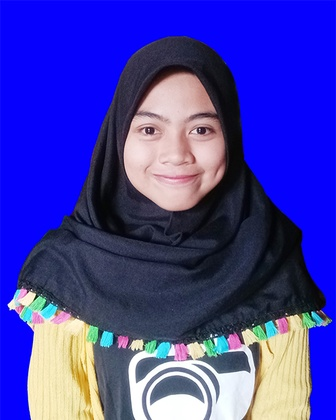
%> input picture NuranisaRamli.jpg, 336 x 420 px, shrunk from 500 x 625 before the run
$ octave OperasiGeometriCitra.m   (GNU Octave 9; MATLAB toolbox functions it lacks are replaced by stand-ins)
%> lines starting %> are read from the running program, lines starting %| are printed output that depends on the picture; in (x1, y1, x2, y2) boxes, pixels count from 0 and x2, y2 are one past the last pixel; in counts of white or black regions, pixels touching at a corner belong together; the program's own positions count from 1
a = imread ('NuranisaRamli.jpg');
%> a is the input picture: size 420x336x3 uint8; mean R, G, B 65, 61.2, 168.6
gray_a = rgb2gray(a);
biner_a = imbinarize (gray_a);
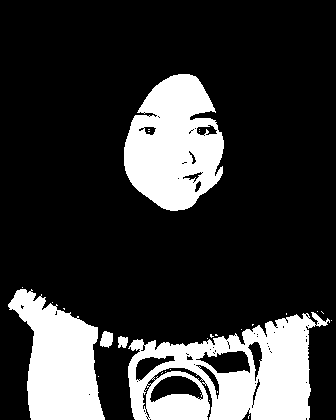
%> biner_a: size 420x336 logical; 21.4% white; 29 white regions (24 under 20 px), largest, box (x1, y1, x2, y2) and area: (128, 312, 330, 420) 12477, (124, 74, 224, 211) 9580, (8, 289, 105, 420) 7840, (100, 331, 113, 348) 167, (118, 336, 128, 348) 97
b = imread ('alam.jpeg');
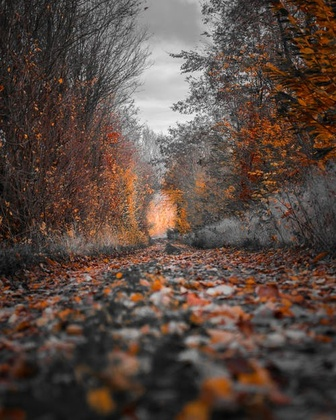
%> input picture alam.jpeg, 336 x 420 px, shrunk from 500 x 625 before the run
%> b is the input picture: size 420x336x3 uint8; mean R, G, B 89.3, 73.5, 65.7
gray_b = rgb2gray(b);
biner_b = imbinarize (gray_b);
%> biner_b: size 420x336 logical; 27.5% white; 1113 white regions (1049 under 20 px), largest, box (x1, y1, x2, y2) and area: (56, 0, 306, 352) 29888, (198, 210, 259, 242) 632, (180, 347, 230, 387) 536

%Operasi Penjumlahan Citra
Penj_1 = imadd (b,a);
figure (1);
subplot(2,3,1), imshow(a);
title('Asli')
subplot(2,3,2), imshow(b);
title('Alam')
subplot(2,3,3), imshow(Penj_1);
title('Asli + Alam')

Penj_2 = imadd (gray_a,gray_b);
figure (1);
subplot(2,3,4), imshow(gray_a);
title('Keabuan')
subplot(2,3,5), imshow(gray_b);
title('Alam Abu')
subplot(2,3,6), imshow(Penj_2);
title('Keabuan + Alam Abu')

%Operasi Pengurangan Citra
Peng_1 = imsubtract (a,b);
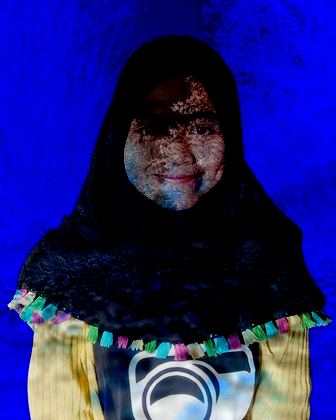
%> Peng_1: size 420x336x3 uint8; mean R, G, B 28.8, 29.9, 114.1
figure (2);
subplot(2,3,1), imshow(a);
title('Asli')
subplot(2,3,2), imshow(b);
title('Alam')
subplot(2,3,3), imshow(Peng_1);
title('Asli - Alam')

Peng_2 = imsubtract (gray_a,gray_b);
figure (2);
subplot(2,3,4), imshow(gray_a);
title('Keabuan')
subplot(2,3,5), imshow(gray_b);
title('Alam Abu')
subplot(2,3,6), imshow(Peng_2);
title('Keabuan - Alam Abu')

%Operasi Perkalian Citra
Per_1 = immultiply (a,b);
figure (3);
subplot(2,3,1), imshow(a);
title('Asli')
subplot(2,3,2), imshow(b);
title('Alam')
subplot(2,3,3), imshow(Per_1);
title('Asli x Alam')

Per_2 = immultiply (gray_a,gray_b);
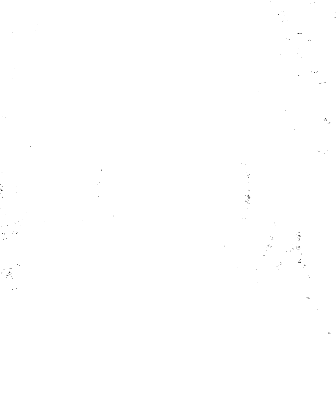
%> Per_2: size 420x336 uint8; min 31, max 255, mean 254.9
figure (3);
subplot(2,3,4), imshow(gray_a);
title('Keabuan')
subplot(2,3,5), imshow(gray_b);
title('Alam Abu')
subplot(2,3,6), imshow(Per_2);
title('Keabuan x Alam Abu')

%Operasi Pembagian Citra
Pem_1 = imdivide(a,b);
figure (4);
subplot(2,3,1), imshow(a);
title('Asli')
subplot(2,3,2), imshow(b);
title('Alam')
subplot(2,3,3), imshow(Pem_1);
title('Asli/Alam')

Pem_2 = imdivide (gray_a,gray_b);
figure (4);
subplot(2,3,4), imshow(gray_a);
title('Keabuan')
subplot(2,3,5), imshow(gray_b);
title('Alam Abu')
subplot(2,3,6), imshow(Pem_2);
title('Keabuan/Alam Abu')

%Operasi Logika
%AND/NAND
AandB = and (biner_a, biner_b);
%> AandB: size 420x336 logical; 7.1% white; 85 white regions (71 under 20 px), largest, box (x1, y1, x2, y2) and area: (124, 74, 219, 211) 7835, (243, 321, 306, 346) 514, (180, 347, 230, 386) 372
%OR/NOR
AorB = or (biner_a, biner_b);
%> AorB: size 420x336 logical; 41.9% white; 1064 white regions (1015 under 20 px), largest, box (x1, y1, x2, y2) and area: (56, 0, 330, 420) 44368, (0, 289, 105, 420) 8105, (198, 210, 259, 242) 632
%XOR/XNOR
AxorB = xor (biner_a, biner_b);
%> AxorB: size 420x336 logical; 34.8% white; 1203 white regions (1142 under 20 px), largest, box (x1, y1, x2, y2) and area: (56, 0, 330, 420) 32197, (0, 289, 105, 420) 7615, (186, 99, 238, 189) 1468
%NOT
notA = not (biner_a);
notB = not (biner_b);
%Tampilkan Hasil Operasi Logika
figure (5);
subplot(2,3,1), imshow(AandB);
title('AND/NAND')
subplot(2,3,2), imshow(AorB);
title('OR/NOR')
subplot(2,3,3), imshow(AxorB);
title('XOR/XNOR')
subplot(2,3,4), imshow(notA);
title('NOT A')
subplot(2,3,5), imshow(notB);
title('NOT B')

%Operasi Penskalaan 1
citra=imread('NuranisaRamli.jpg');
scale = rgb2gray(citra);
[m,n]=size(scale);
%> m = 420; n = 336
skala=1.5;

for x=2:m
    for y=2:n
        hasil3(round (skala*(x-1)-1),round(skala*(y-1)))=scale(x-1,y-1);
    end
end

%Operasi Penskalaan 2
[p l]= size(gray_b);
%> p = 420; l = 336
geserx=10;
gesery=20;
for i = 1:p
    for j = 1:l
        hasil(2*i,2*j)=gray_b(i,j);
    end
end
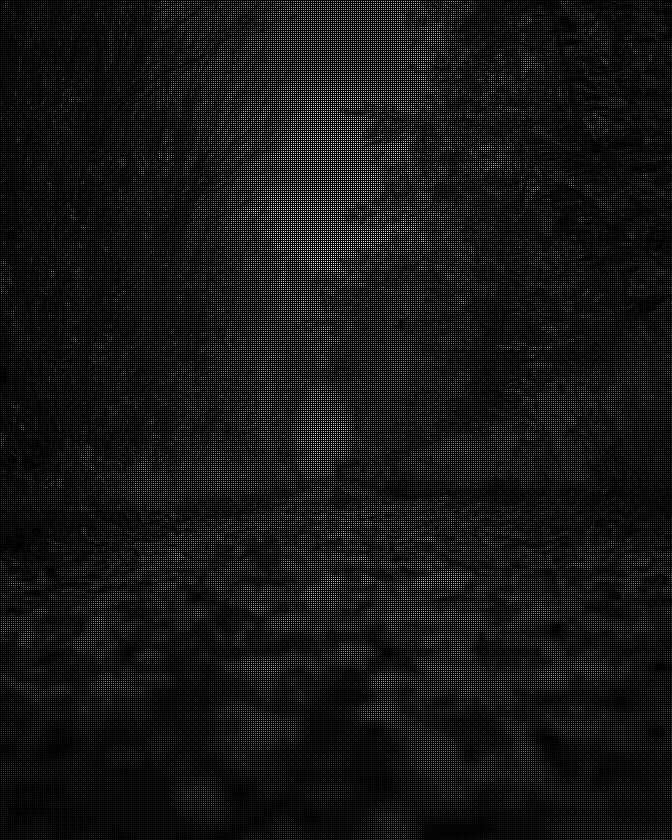
%> hasil: size 840x672 uint8; min 0, max 247, mean 19.3
figure(6)
subplot(1,3,1), imshow(gray_a); title('Citra Keabuan')
subplot(1,3,2), imshow(scale); title('Hasil Penskalaan 1')
subplot (1,3,3), imshow(hasil);title('Hasil Penskalaan 2')

%Operasi Refleksi
hor_1 = fliplr(gray_a);
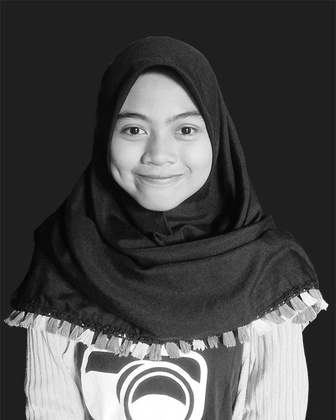
%> hor_1: size 420x336 uint8; min 2, max 255, mean 74.7; mean of the top-left, top-right, bottom-left and bottom-right quarters 54.8, 52.7, 90.6, 100.5
ver_1 = flipud(hor_1);
hor_2 = fliplr(ver_1);
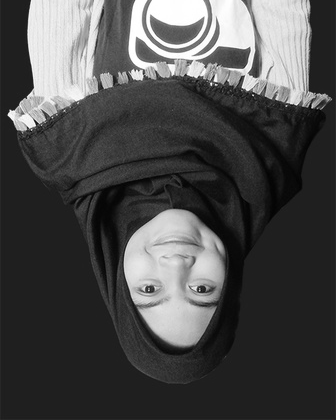
%> hor_2: size 420x336 uint8; min 2, max 255, mean 74.7; mean of the top-left, top-right, bottom-left and bottom-right quarters 100.5, 90.6, 52.7, 54.8
ver_2 = flipud(hor_2);
figure (7);
subplot(1,4,1), imshow(hor_1); title('Refleksi 1')
subplot(1,4,2), imshow(ver_1); title('Refleksi 2')
subplot(1,4,3), imshow(hor_2); title('Refleksi 3')
subplot(1,4,4), imshow(ver_2); title('Refleksi 4')
